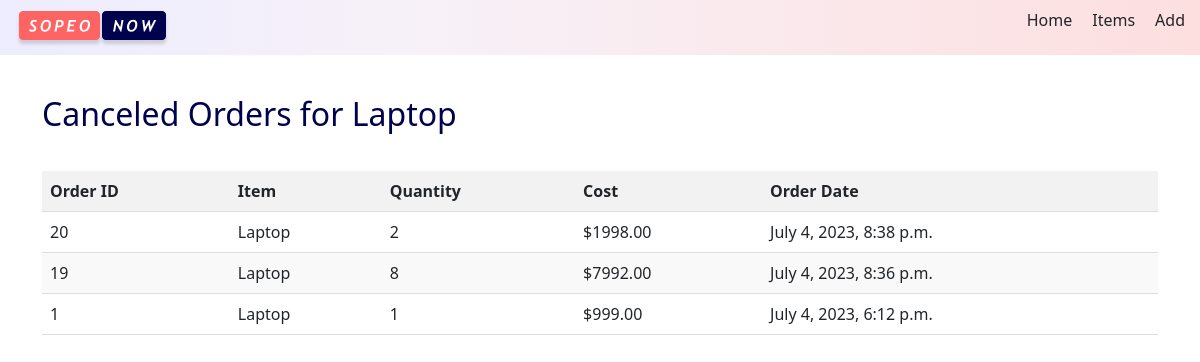
Screenshot of /items/15/orders/declined/ with the database file from the repository.
### inventory/models.py (models this page shows, shortened)
class Inventory(models.Model):
    name = models.CharField(max_length=100)
    iin = models.CharField(max_length=100, unique=True)
    cost = models.DecimalField(max_digits=10, decimal_places=2)
    quantity = models.PositiveIntegerField()
    quantity_sold = models.PositiveIntegerField(default=0)
    selling_price = models.DecimalField(max_digits=10, decimal_places=2)
    profit_earned = models.DecimalField(max_digits=10, decimal_places=2, default=0)
    revenue = models.DecimalField(max_digits=10, decimal_places=2, default=0)
    class Meta:
        app_label = "inventory"

class Order(models.Model):
    item = models.ForeignKey(Inventory, on_delete=models.CASCADE, related_name="orders")
    quantity = models.PositiveIntegerField()
    cost = models.DecimalField(max_digits=10, decimal_places=2)
    orderdttm = models.DateTimeField(auto_now_add=True)
    is_received = models.BooleanField(default=False)
    is_canceled = models.BooleanField(default=False)
    class Meta:
        app_label = "inventory"

### inventory/views.py (the view)
def orders_failed(request, item_id):
    item = get_object_or_404(Inventory, id=item_id)
    failed_orders = Order.objects.filter(item=item, is_canceled=True).order_by(
        "-orderdttm"
    )
    return render(
        request,
        "inventory/orders_canceled.html",
        {"item": item, "failed_orders": failed_orders},
    )

### inventory/templates/inventory/orders_canceled.html
{% extends "base.html" %}
{% block content %}
<div class="container">
    <h2>Canceled Orders for {{ item.name }}</h2>
    {% if failed_orders %}
    <table class="orders-table">
        <thead>
            <tr>
                <th>Order ID</th>
                <th>Item</th>
                <th>Quantity</th>
                <th>Cost</th>
                <th>Order Date</th>
            </tr>
        </thead>
        <tbody>
            {% for order in failed_orders %}
            <tr>
                <td>{{ order.id }}</td>
                <td>{{ order.item.name }}</td>
                <td>{{ order.quantity }}</td>
                <td>${{ order.cost }}</td>
                <td>{{ order.orderdttm }}</td>
            </tr>
            {% endfor %}
        </tbody>
    </table>
    {% else %}
    <p>No Canceled orders for {{ item.name }}.</p>
    {% endif %}
</div>
{% load static %}
<link rel="stylesheet" type="text/css" href="{% static 'css/order_history.css' %}">
{% endblock %}

### static/css/order_history.css (style rules this page uses)
h2 { color: #01024e; padding-bottom: 30px; }
.container { padding-top: 40px; }
.orders-table { width: 100%; border-collapse: collapse; }
.orders-table th, .orders-table td { padding: 8px; text-align: left; border-bottom: 1px solid #ddd; }
.orders-table th { background-color: #f2f2f2; }
.orders-table tr:nth-child(even) { background-color: #f9f9f9; }

### rows the page displays
Inventory: name "Laptop"
Order: id "20", item.name "Laptop", quantity "2", cost "1998.00", orderdttm "July 4, 2023, 8:38 p.m."
Order: id "19", item.name "Laptop", quantity "8", cost "7992.00", orderdttm "July 4, 2023, 8:36 p.m."
Order: id "1", item.name "Laptop", quantity "1", cost "999.00", orderdttm "July 4, 2023, 6:12 p.m."
